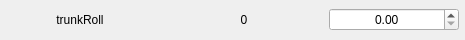
                      <widget class="QFrame" name="frame_45">
                       <property name="minimumSize">
                        <size>
                         <width>465</width>
                         <height>40</height>
                        </size>
                       </property>
                       <property name="maximumSize">
                        <size>
                         <width>465</width>
                         <height>40</height>
                        </size>
                       </property>
                       <property name="frameShape">
                        <enum>QFrame::NoFrame</enum>
                       </property>
                       <property name="frameShadow">
                        <enum>QFrame::Sunken</enum>
                       </property>
                       <layout class="QHBoxLayout" name="horizontalLayout_44">
                        <property name="spacing">
                         <number>5</number>
                        </property>
                        <property name="leftMargin">
                         <number>0</number>
                        </property>
                        <property name="topMargin">
                         <number>0</number>
                        </property>
                        <property name="rightMargin">
                         <number>5</number>
                        </property>
                        <property name="bottomMargin">
                         <number>0</number>
                        </property>
                        <item>
                         <widget class="QLabel" name="label_87">
                          <property name="minimumSize">
                           <size>
                            <width>158</width>
                            <height>0</height>
                           </size>
                          </property>
                          <property name="maximumSize">
                           <size>
                            <width>158</width>
                            <height>16777215</height>
                           </size>
                          </property>
                          <property name="toolTip">
                           <string>Trunk roll (X) orientation. &gt;0 bends on the left (in radians). &lt;0 bends on the right.</string>
                          </property>
                          <property name="text">
                           <string>trunkRoll</string>
                          </property>
                          <property name="alignment">
                           <set>Qt::AlignCenter</set>
                          </property>
                         </widget>
                        </item>
                        <item>
                         <widget class="QLabel" name="label_88">
                          <property name="minimumSize">
                           <size>
                            <width>158</width>
                            <height>0</height>
                           </size>
                          </property>
                          <property name="maximumSize">
                           <size>
                            <width>158</width>
                            <height>16777215</height>
                           </size>
                          </property>
                          <property name="text">
                           <string>0</string>
                          </property>
                          <property name="alignment">
                           <set>Qt::AlignCenter</set>
                          </property>
                         </widget>
                        </item>
                        <item>
                         <widget class="QDoubleSpinBox" name="doubleSpinBox_41">
                          <property name="minimumSize">
                           <size>
                            <width>130</width>
                            <height>0</height>
                           </size>
                          </property>
                          <property name="maximumSize">
                           <size>
                            <width>130</width>
                            <height>16777215</height>
                           </size>
                          </property>
                          <property name="styleSheet">
                           <string notr="true"/>
                          </property>
                          <property name="alignment">
                           <set>Qt::AlignCenter</set>
                          </property>
                         </widget>
                        </item>
                       </layout>
                      </widget>
